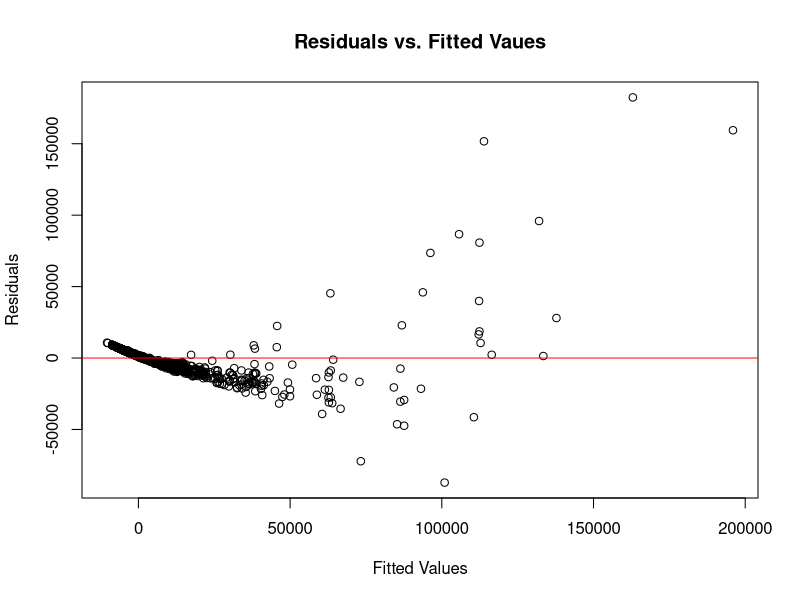
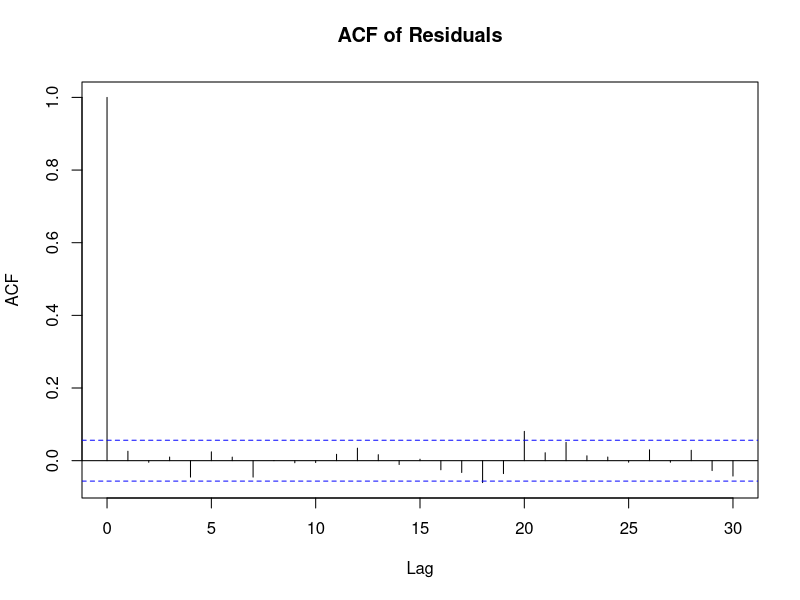
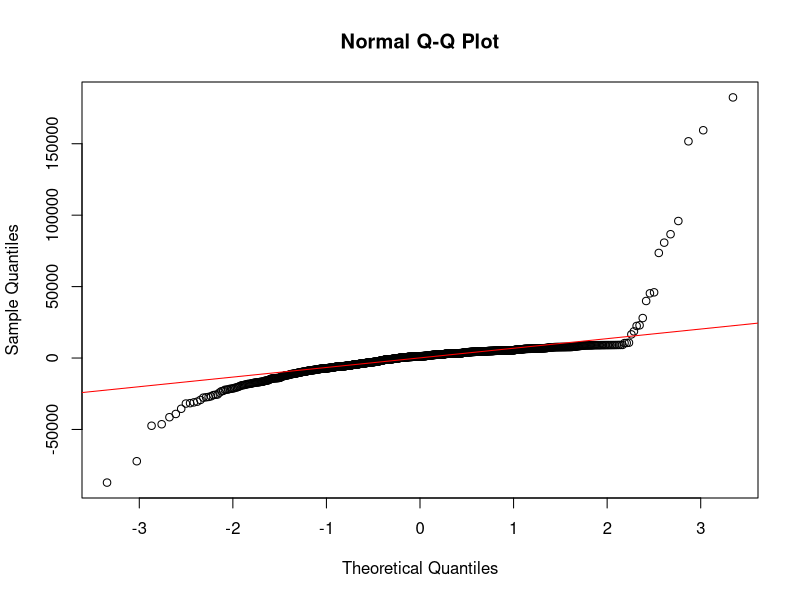
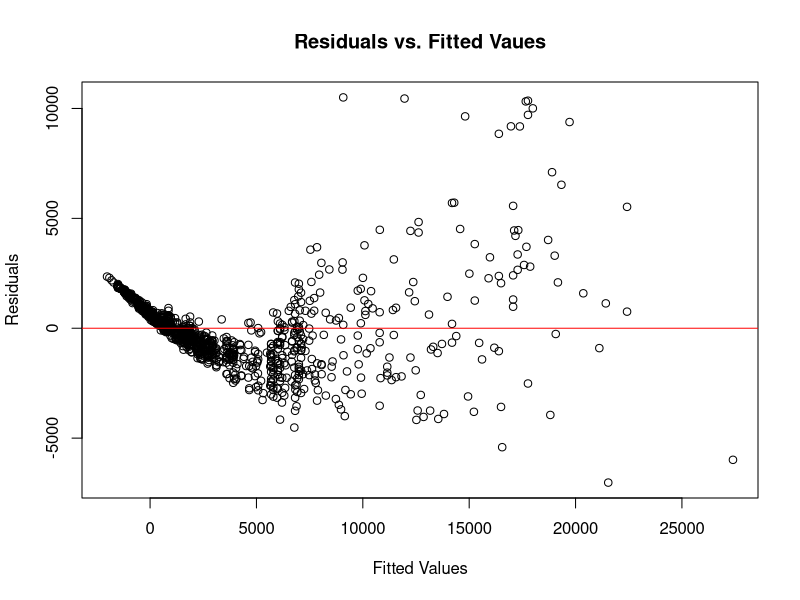
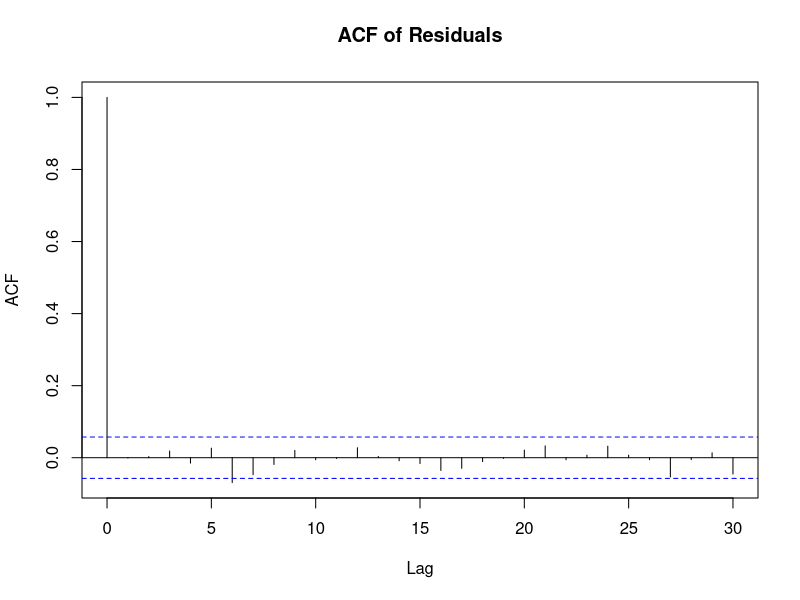
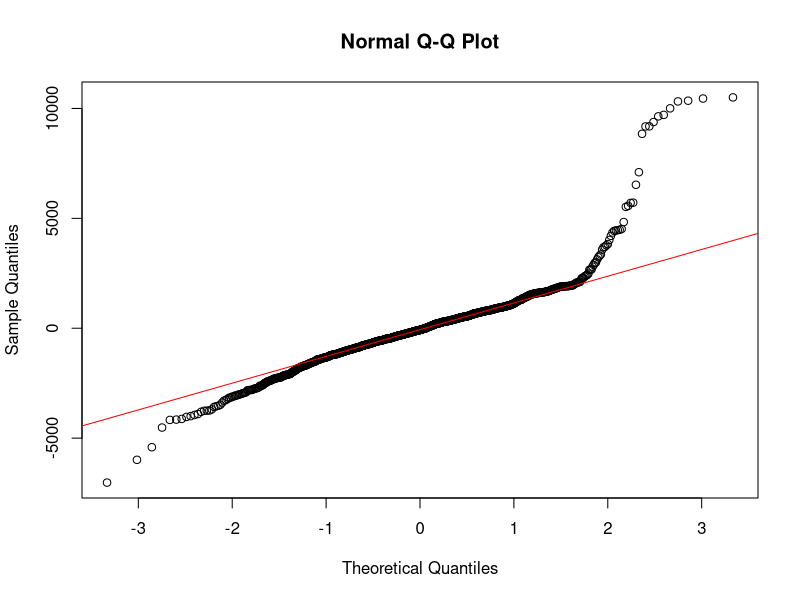
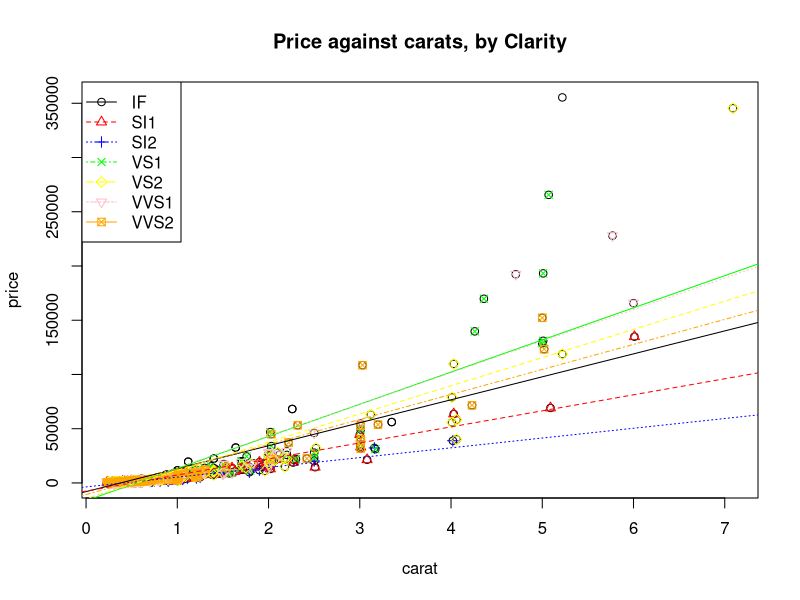
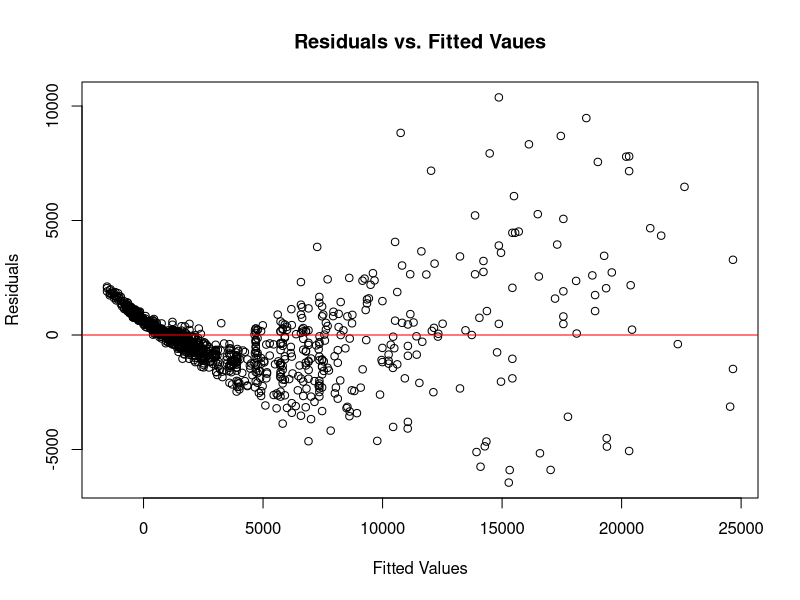

Source code (R) for these figures, in order:
## ---- chunk 1
knitr::opts_chunk$set(echo = TRUE)
## ---- chunk 2
data <- read.csv("diamonds4.csv", header=TRUE)
attach(data)
names(data)
summary(data)

# Create a reduced subset of price <= $30,000
data_r <- data[which(data$price <= 30000), ]

## ---- chunk 3
# Check if it is being treated as numeric
is.numeric(clarity) 
##have R treat mfr as categorical
clarity<-factor(clarity) 
is.factor(clarity) 
##check coding scheme
contrasts(clarity)
## ---- chunk 4
mlr_clarity <- lm(price~carat+clarity)
summary(mlr_clarity)
## ---- chunk 5
#Residual Plot
plot(mlr_clarity$fitted.values, mlr_clarity$residuals, xlab = "Fitted Values", ylab = "Residuals", main = "Residuals vs. Fitted Vaues")
abline(h=0, col="red")

#ACF Plot
acf(mlr_clarity$residuals, main="ACF of Residuals")

#QQ Plot
qqnorm(mlr_clarity$residuals)
qqline(mlr_clarity$residuals, col="red")
## ---- chunk 6
mlr_clarity_red <- lm(price~carat+clarity, data = data_r)
summary(mlr_clarity_red)
## ---- chunk 7
#Residual Plot
plot(mlr_clarity_red$fitted.values, mlr_clarity_red$residuals, xlab = "Fitted Values", ylab = "Residuals", main = "Residuals vs. Fitted Vaues")
abline(h=0, col="red")

#ACF Plot
acf(mlr_clarity_red$residuals, main="ACF of Residuals")

#QQ Plot
qqnorm(mlr_clarity_red$residuals)
qqline(mlr_clarity_red$residuals, col="red")
## ---- chunk 8
##consider each region a subset
r1<-subset(data,clarity=="IF") 
r2<-subset(data,clarity=="SI1") 
r3<-subset(data,clarity =="SI2") 
r4<-subset(data,clarity=="VS1") 
r5<-subset(data,clarity=="VS2") 
r6<-subset(data,clarity =="VVS1")
r7<-subset(data,clarity=="VVS2") 

## ---- chunk 9
##fit 3 separate regressions, one for each region
reg1<-lm(price~carat,data=r1)
reg2<-lm(price~carat,data=r2)
reg3<-lm(price~carat,data=r3)
reg4<-lm(price~carat,data=r4)
reg5<-lm(price~carat,data=r5)
reg6<-lm(price~carat,data=r6)
reg7<-lm(price~carat,data=r7)
## ---- chunk 10
plot(carat, price, main="Price against carats, by Clarity")
points(r1$carat,r1$price, pch=1, col="black") 
points(r2$carat,r2$price, pch=2, col="red") 
points(r3$carat,r3$price, pch=3, col="blue")
points(r4$carat,r4$price, pch=4, col="green") 
points(r5$carat,r5$price, pch=5, col="yellow")
points(r6$carat,r6$price, pch=6, col="pink") 
points(r7$carat,r7$price, pch=7, col="orange")
abline(reg1,lty=1)
abline(reg2,lty=2, col="red") 
abline(reg3,lty=3, col="blue")
abline(reg4,lty=1, col = "green")
abline(reg5,lty=2, col="yellow") 
abline(reg6,lty=3, col="pink")
abline(reg7,lty=4, col="orange")
legend("topleft", c('IF', 'SI1', 'SI2', 'VS1', 'VS2', 'VVS1', 'VVS2'), lty=c(1,2,3,4,5,6,7), pch=c(1,2,3,4,5,6,7), col=c("black","red","blue", "green", "yellow","pink","orange")) 
## ---- chunk 11
mlr_clarity_red_inter <- lm(price~carat*clarity, data = data_r)
summary(mlr_clarity_red_inter)
## ---- chunk 12
#Residual Plot
plot(mlr_clarity_red_inter$fitted.values, mlr_clarity_red_inter$residuals, xlab = "Fitted Values", ylab = "Residuals", main = "Residuals vs. Fitted Vaues")
abline(h=0, col="red")

#ACF Plot
acf(mlr_clarity_red_inter$residuals, main="ACF of Residuals")

#QQ Plot
qqnorm(mlr_clarity_red_inter$residuals)
qqline(mlr_clarity_red_inter$residuals, col="red")
## ---- chunk 13
price_log <- log(price)
carat_log <- log(carat)

mlr_clarity_red_inter_log <- lm(price_log~carat_log*clarity)
summary(mlr_clarity_red_inter_log)
## ---- chunk 14
#Residual Plot
plot(mlr_clarity_red_inter_log$fitted.values, mlr_clarity_red_inter_log$residuals, xlab = "Fitted Values", ylab = "Residuals", main = "Residuals vs. Fitted Vaues")
abline(h=0, col="red")

#ACF Plot
acf(mlr_clarity_red_inter_log$residuals, main="ACF of Residuals")

#QQ Plot
qqnorm(mlr_clarity_red_inter_log$residuals)
qqline(mlr_clarity_red_inter_log$residuals, col="red")
